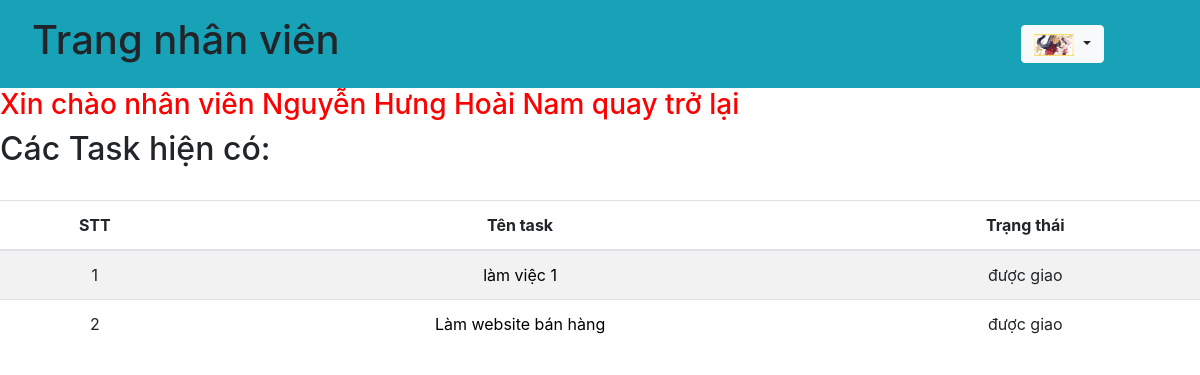
The app's page /index.php (signed in), older data.
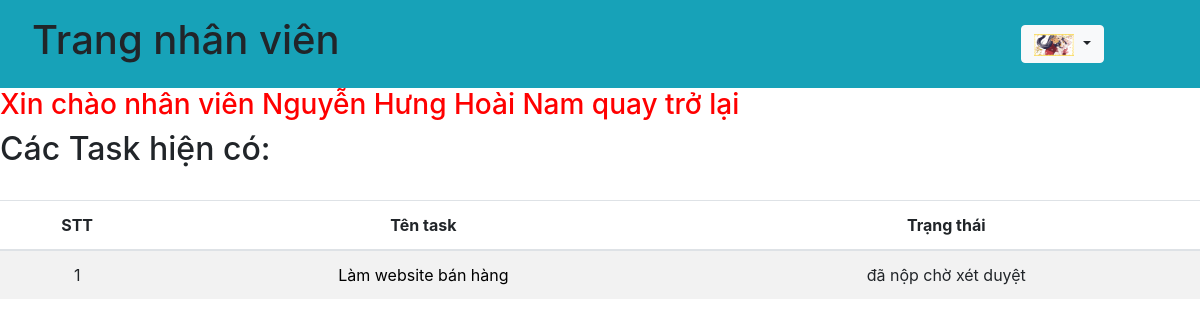
The same page, newer data.
### tables this page shows
CREATE TABLE `task` (
  `id` int(11) NOT NULL,
  `tenTask` varchar(100) NOT NULL,
  `descTask` varchar(100) NOT NULL,
  `nhanvien` varchar(100) NOT NULL,
  `maPB` varchar(50) NOT NULL,
  `deadline` date NOT NULL,
  `status` varchar(100) NOT NULL
);

### db.php (called while the page is built, shortened)
<?php
    function open_database(){
        $conn = mysqli_connect(host, username, password, db);
        return $conn;
    }
    function get_info_nhanvien($username){
        $conn = open_database();
        $sql = "SELECT * FROM nhanvien WHERE username = ?";
        $stmt = $conn->prepare($sql);
        $stmt->bind_param("s", $username);
        if(!$stmt->execute()){
            return array('code' => 1, 'message' =>'Cannot execute query');
        }
        $result = $stmt->get_result();
        $data = $result->fetch_assoc();
        return array('code' => 0, 'message' =>'', 'data' => $data);
    }
    function check_truong_phong($name, $maPB){
        $conn = open_database();
        $sql = "select * from nhanvien n, phongban p where n.name = p.truongphong and n.maPB = p.maPB and n.name = ? and n.maPb = ?";
        $stmt = $conn->prepare($sql);
        $stmt->bind_param('ss', $name, $maPB);
        if(!$stmt->execute()){
            return array('code'=>1, 'message'=>'cannot execute command');
        }
        $result = $stmt->get_result();
        if($result->num_rows == 0){
            return false;
        }
        return true;
    }
    function get_task_by_nhan_vien($name, $maPB){
        $conn = open_database();
        $sql = "select * from task where nhanvien = ? and maPB = ? and status !='đã hoàn thành'";
        $stmt = $conn->prepare($sql);
        $stmt->bind_param('ss', $name, $maPB);
        if(!$stmt->execute()){
            return array('code'=>1, 'message'=>'cannot execute message');
        }
        $result = $stmt->get_result();
        while ($row = $result->fetch_assoc()){
            $data[] = $row;
        }
        return array('code'=>2, 'message'=>'', 'data'=>$data);
    }
?>

### index.php (the view, shortened to what this page needs)
<?php
    require_once('db.php');
?>
<!DOCTYPE html>
<html lang="en">
<head>
    <link rel="stylesheet" href="https://maxcdn.bootstrapcdn.com/bootstrap/4.5.2/css/bootstrap.min.css">
</head>
<body>
    <?php
        $username = $_SESSION["username"];
        $result = get_info_nhanvien($username);
        if($result['code'] == 0){
            $data = $result['data'];
        }
    ?>
    <nav class="navbar navbar-expand-sm bg-info justify-content-between">
        <div class="nav-item">
            <h1 class="nav-link">Trang nhân viên</h1>
        </div>
        <div class="nav-item">
            <div class="dropdown">
                <button type="button" class="btn btn-light dropdown-toggle" data-toggle="dropdown">
                <img src="<?= $data['image'] ?>" alt="Hinh dai dien" style="max-width: 40px;">
                </button>
            </div>
        </div>
    </nav>
    <?php
    if(!check_truong_phong($data['name'], $data['maPB']) == true){
        $nameOfNv = $data['name'];
        ?>
        <h3 style='color: red;'>Xin chào nhân viên <?=$nameOfNv?> quay trở lại</h3>
        <h2>Các Task hiện có: </h2>
        <br>
        <div class="table-responsive">
            <table class="table table-lg table-striped text-center">
                <thead>
                <tr>
                    <th>STT</th>
                    <th>Tên task </th>
                    <th>Trạng thái</th>
                </tr>
                </thead>
                <tbody>
                <?php
                $stt = 1;
                $resultList = get_task_by_nhan_vien($data['name'], $data['maPB']);
                foreach ($resultList['data'] as $row1) {
                    ?>
                    <tr>
                        <td><?=$stt?></td>
                        <td><a style="text-decoration: none; color: black;" href="api/chiTietTask.php?tenTask=<?=$row1['tenTask']?>"><?=$row1['tenTask']?></a></td>
                        <td><?=$row1['status']?></td>
                    </tr>
                    <?php
                    $stt += 1;
                }
                ?>
                </tbody>
            </table>
        </div>
        <?php
    }
    ?>
</body>
</html>

Row changes from the older to the newer data that the page shows:
no longer on this page (row edited): task: tenTask "làm việc 1", status "được giao"
changed task "Làm website bán hàng": status "được giao" → "đã nộp chờ xét duyệt"
